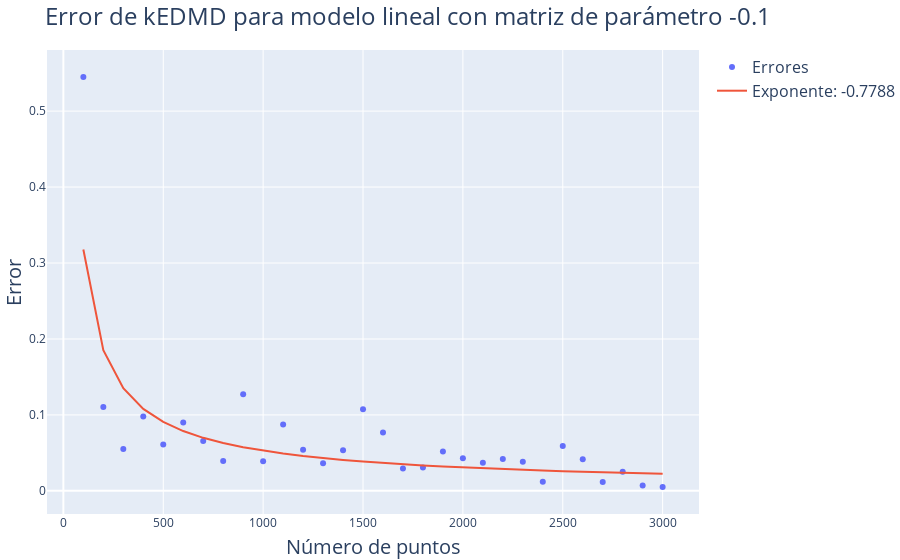

Notebook source saved alongside this figure:
### Code cell
# Alpha a utilizar
alpha = -0.1

# Número de puntos
Ns = np.arange(100, 3100, 100)

# Errores
errors = np.zeros(len(Ns))

# Cálculo de errores
for i in range(len(Ns)):
    x, x_koop, _, _  = compute_linear_kedmd(alpha, Ns[i])
    errors[i] = np.linalg.norm(x - x_koop)

# Ajustar una curva como raíz cuadrada a los errores
fit = np.polyfit(np.log(Ns), np.log(errors), 1)

# Plot
fig = go.Figure()

fig.add_trace(go.Scatter(x=Ns, y=errors, name='Errores', mode='markers'))
fig.add_trace(go.Scatter(x=Ns, y=np.exp(fit[1])*Ns**fit[0], name=f'Exponente: {fit[0].round(4)}', mode='lines'))

# Colocar titulo
fig.update_layout(
    title=f"Error de kEDMD para modelo lineal con matriz de parámetro {alpha}",
    xaxis_title="Número de puntos",
    yaxis_title="Error",
    margin=dict(l=0, r=0, t=50, b=0)
    )

fig.write_image(img_path+"Linear2Errors.pdf")

fig.show()

### Figure 1 — Plotly figure (JSON) as saved in the notebook; plotly's stock layout.template omitted (floating-point values rounded to 4 significant figures)
{"data": [{"mode": "markers", "name": "Errores", "type": "scatter", "x": [100, 200, 300, 400, 500, 600, 700, 800, 900, 1000, 1100, 1200, 1300, 1400, 1500, 1600, 1700, 1800, 1900, 2000, 2100, 2200, 2300, 2400, 2500, 2600, 2700, 2800, 2900, 3000], "y": [0.545, 0.1106, 0.05512, 0.09796, 0.06119, 0.09012, 0.06581, 0.0392, 0.1273, 0.03914, 0.08731, 0.05416, 0.03626, 0.05362, 0.1076, 0.07701, 0.02931, 0.03085, 0.05174, 0.04293, 0.03703, 0.04192, 0.03819, 0.01209, 0.05923, 0.04166, 0.01157, 0.02518, 0.007139, 0.005026]}, {"mode": "lines", "name": "Exponente: -0.7788", "type": "scatter", "x": [100, 200, 300, 400, 500, 600, 700, 800, 900, 1000, 1100, 1200, 1300, 1400, 1500, 1600, 1700, 1800, 1900, 2000, 2100, 2200, 2300, 2400, 2500, 2600, 2700, 2800, 2900, 3000], "y": [0.3178, 0.1853, 0.1351, 0.108, 0.09075, 0.07874, 0.06983, 0.06293, 0.05742, 0.05289, 0.04911, 0.04589, 0.04312, 0.0407, 0.03857, 0.03668, 0.03499, 0.03346, 0.03208, 0.03083, 0.02968, 0.02862, 0.02765, 0.02675, 0.02591, 0.02513, 0.0244, 0.02372, 0.02308, 0.02248]}], "layout": {"margin": {"b": 0, "l": 0, "r": 0, "t": 50}, "title": {"text": "Error de kEDMD para modelo lineal con matriz de parámetro -0.1"}, "xaxis": {"title": {"text": "Número de puntos"}}, "yaxis": {"title": {"text": "Error"}}}}
